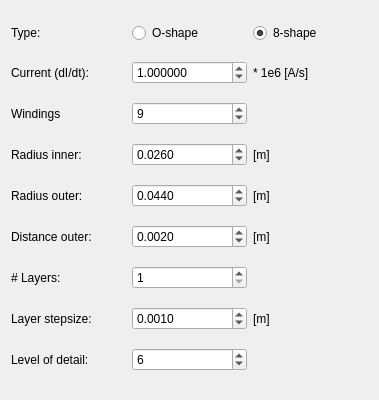
<?xml version="1.0" encoding="UTF-8"?>
<ui version="4.0">
 <class>ModelTMSCoilSpiralDialog</class>
 <widget class="QWidget" name="ModelTMSCoilSpiralDialog">
  <property name="geometry">
   <rect>
    <x>0</x>
    <y>0</y>
    <width>379</width>
    <height>400</height>
   </rect>
  </property>
  <property name="minimumSize">
   <size>
    <width>379</width>
    <height>400</height>
   </size>
  </property>
  <property name="windowTitle">
   <string>ModelTMSCoilSpiralDialog</string>
  </property>
  <layout class="QHBoxLayout" name="horizontalLayout">
   <item>
    <layout class="QGridLayout" name="gridLayout">
     <item row="4" column="1">
      <widget class="QDoubleSpinBox" name="OuterRadius_">
       <property name="decimals">
        <number>4</number>
       </property>
       <property name="minimum">
        <double>0.000100000000000</double>
       </property>
       <property name="maximum">
        <double>1000000000.000000000000000</double>
       </property>
       <property name="singleStep">
        <double>0.000100000000000</double>
       </property>
       <property name="value">
        <double>0.044000000000000</double>
       </property>
      </widget>
     </item>
     <item row="3" column="1">
      <widget class="QDoubleSpinBox" name="InnerRadius_">
       <property name="decimals">
        <number>4</number>
       </property>
       <property name="minimum">
        <double>0.000100000000000</double>
       </property>
       <property name="maximum">
        <double>1000000000.000000000000000</double>
       </property>
       <property name="singleStep">
        <double>0.000100000000000</double>
       </property>
       <property name="value">
        <double>0.026000000000000</double>
       </property>
      </widget>
     </item>
     <item row="6" column="1">
      <widget class="QSpinBox" name="Layers_">
       <property name="minimum">
        <number>1</number>
       </property>
       <property name="value">
        <number>1</number>
       </property>
      </widget>
     </item>
     <item row="2" column="0">
      <widget class="QLabel" name="label_6">
       <property name="text">
        <string>Windings</string>
       </property>
      </widget>
     </item>
     <item row="2" column="1">
      <widget class="QSpinBox" name="Windings_">
       <property name="minimum">
        <number>1</number>
       </property>
       <property name="maximum">
        <number>1000000000</number>
       </property>
       <property name="value">
        <number>9</number>
       </property>
      </widget>
     </item>
     <item row="7" column="1">
      <widget class="QDoubleSpinBox" name="LayerStepSize_">
       <property name="decimals">
        <number>4</number>
       </property>
       <property name="minimum">
        <double>0.000100000000000</double>
       </property>
       <property name="maximum">
        <double>1000000000.000000000000000</double>
       </property>
       <property name="value">
        <double>0.001000000000000</double>
       </property>
      </widget>
     </item>
     <item row="7" column="0">
      <widget class="QLabel" name="label_2">
       <property name="text">
        <string>Layer stepsize:</string>
       </property>
      </widget>
     </item>
     <item row="1" column="2">
      <widget class="QLabel" name="label_3">
       <property name="text">
        <string>* 1e6 [A/s]</string>
       </property>
      </widget>
     </item>
     <item row="3" column="2">
      <widget class="QLabel" name="label_5">
       <property name="text">
        <string>[m]</string>
       </property>
      </widget>
     </item>
     <item row="6" column="0">
      <widget class="QLabel" name="label_1">
       <property name="text">
        <string># Layers:</string>
       </property>
      </widget>
     </item>
     <item row="0" column="2">
      <widget class="QRadioButton" name="Fig8RadioButton_">
       <property name="text">
        <string>8-shape</string>
       </property>
       <property name="checked">
        <bool>true</bool>
       </property>
      </widget>
     </item>
     <item row="0" column="1">
      <widget class="QRadioButton" name="CircularRadioButton_">
       <property name="text">
        <string>O-shape</string>
       </property>
      </widget>
     </item>
     <item row="4" column="0">
      <widget class="QLabel" name="label_0">
       <property name="text">
        <string>Radius outer:</string>
       </property>
      </widget>
     </item>
     <item row="8" column="1">
      <widget class="QSpinBox" name="LevelOfDetail_">
       <property name="minimum">
        <number>1</number>
       </property>
       <property name="maximum">
        <number>1000000000</number>
       </property>
       <property name="value">
        <number>6</number>
       </property>
      </widget>
     </item>
     <item row="0" column="0">
      <widget class="QLabel" name="label">
       <property name="text">
        <string>Type:</string>
       </property>
      </widget>
     </item>
     <item row="1" column="0">
      <widget class="QLabel" name="label_2">
       <property name="text">
        <string>Current (dI/dt):</string>
       </property>
      </widget>
     </item>
     <item row="3" column="0">
      <widget class="QLabel" name="label_4">
       <property name="text">
        <string>Radius inner:</string>
       </property>
      </widget>
     </item>
     <item row="7" column="2">
      <widget class="QLabel" name="label_10">
       <property name="text">
        <string>[m]</string>
       </property>
      </widget>
     </item>
     <item row="4" column="2">
      <widget class="QLabel" name="label_7">
       <property name="text">
        <string>[m]</string>
       </property>
      </widget>
     </item>
     <item row="8" column="0">
      <widget class="QLabel" name="label_11">
       <property name="text">
        <string>Level of detail:</string>
       </property>
      </widget>
     </item>
     <item row="1" column="1">
      <widget class="QDoubleSpinBox" name="Current_">
       <property name="decimals">
        <number>6</number>
       </property>
       <property name="minimum">
        <double>0.000001000000000</double>
       </property>
       <property name="maximum">
        <double>1000000000.000000000000000</double>
       </property>
       <property name="singleStep">
        <double>0.000001000000000</double>
       </property>
       <property name="value">
        <double>1.000000000000000</double>
       </property>
      </widget>
     </item>
     <item row="5" column="0">
      <widget class="QLabel" name="label_8">
       <property name="text">
        <string>Distance outer:</string>
       </property>
      </widget>
     </item>
     <item row="5" column="1">
      <widget class="QDoubleSpinBox" name="OuterDistance_">
       <property name="decimals">
        <number>4</number>
       </property>
       <property name="maximum">
        <double>1000000000.000000000000000</double>
       </property>
       <property name="singleStep">
        <double>0.000100000000000</double>
       </property>
       <property name="value">
        <double>0.002000000000000</double>
       </property>
      </widget>
     </item>
     <item row="5" column="2">
      <widget class="QLabel" name="label_9">
       <property name="text">
        <string>[m]</string>
       </property>
      </widget>
     </item>
    </layout>
   </item>
  </layout>
 </widget>
 <resources/>
 <connections/>
</ui>
